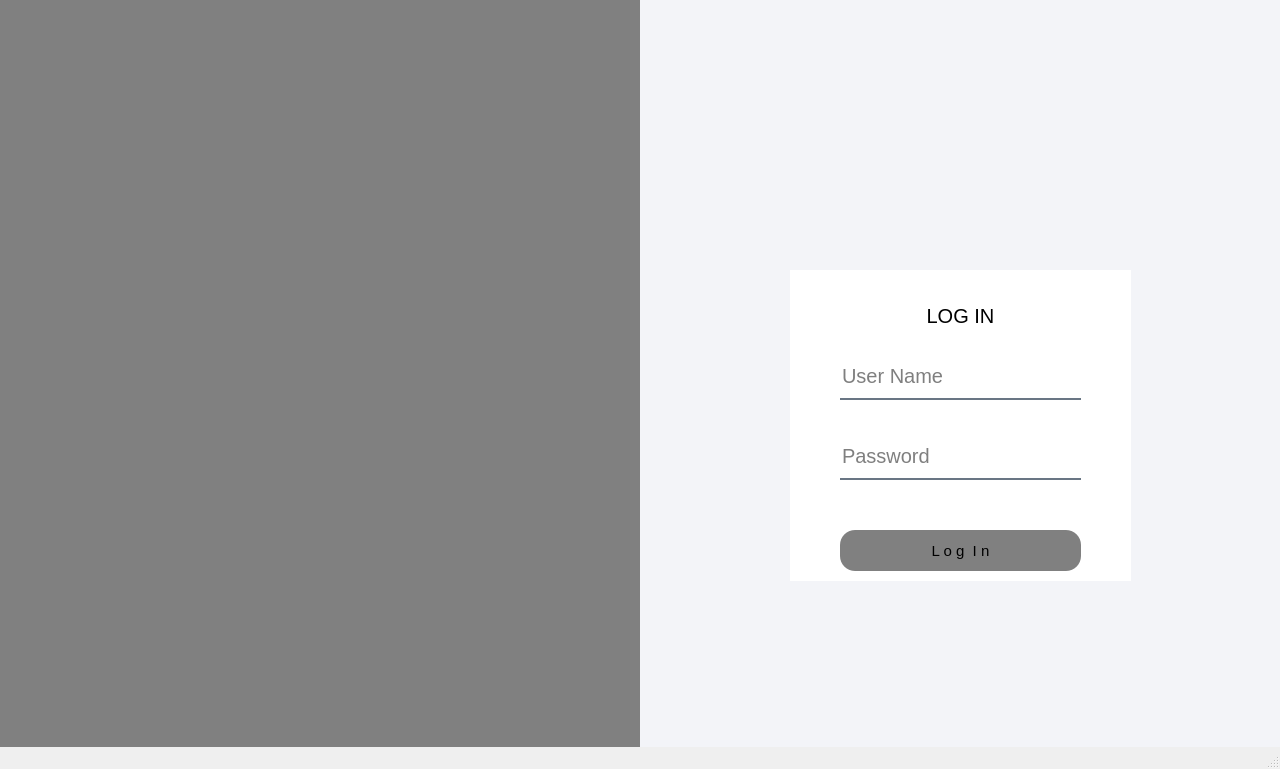
<?xml version="1.0" encoding="UTF-8"?>
<ui version="4.0">
 <class>Login</class>
 <widget class="QMainWindow" name="Login">
  <property name="geometry">
   <rect>
    <x>0</x>
    <y>0</y>
    <width>1280</width>
    <height>769</height>
   </rect>
  </property>
  <property name="windowTitle">
   <string>MainWindow</string>
  </property>
  <widget class="QWidget" name="centralwidget">
   <property name="styleSheet">
    <string notr="true"/>
   </property>
   <layout class="QHBoxLayout" name="horizontalLayout">
    <property name="spacing">
     <number>0</number>
    </property>
    <property name="leftMargin">
     <number>0</number>
    </property>
    <property name="topMargin">
     <number>0</number>
    </property>
    <property name="rightMargin">
     <number>0</number>
    </property>
    <property name="bottomMargin">
     <number>0</number>
    </property>
    <item>
     <widget class="QWidget" name="widget_3" native="true">
      <property name="styleSheet">
       <string notr="true">background-image: url(:/icons/login.png);
background-repeat:no-repeat;
background-position:center;
background-color:grey;</string>
      </property>
     </widget>
    </item>
    <item>
     <widget class="QWidget" name="widget_2" native="true">
      <property name="styleSheet">
       <string notr="true">background-color: rgb(243, 244, 248);</string>
      </property>
      <widget class="QWidget" name="widget" native="true">
       <property name="geometry">
        <rect>
         <x>150</x>
         <y>270</y>
         <width>341</width>
         <height>311</height>
        </rect>
       </property>
       <property name="styleSheet">
        <string notr="true">background-color:white;
border: 2px solid rgba(255, 255, 255, .2);

box_shadow: 0 0 10px rgba(0, 0, 0, .2);</string>
       </property>
       <widget class="QLabel" name="label_3">
        <property name="geometry">
         <rect>
          <x>50</x>
          <y>30</y>
          <width>241</width>
          <height>31</height>
         </rect>
        </property>
        <property name="styleSheet">
         <string notr="true">font-size:20px;
color:black;</string>
        </property>
        <property name="text">
         <string>LOG IN</string>
        </property>
        <property name="alignment">
         <set>Qt::AlignmentFlag::AlignCenter</set>
        </property>
       </widget>
       <widget class="QLineEdit" name="lineEdit_username">
        <property name="geometry">
         <rect>
          <x>50</x>
          <y>90</y>
          <width>241</width>
          <height>40</height>
         </rect>
        </property>
        <property name="minimumSize">
         <size>
          <width>200</width>
          <height>40</height>
         </size>
        </property>
        <property name="font">
         <font>
          <pointsize>-1</pointsize>
          <underline>false</underline>
         </font>
        </property>
        <property name="styleSheet">
         <string notr="true">background-color:rgba(0,0,0,0);
border:none;
border-bottom:2px solid rgba(105,118,132,255);
color:rgba(255,255,255,230);
padding-bottom:7px;
font-size:20px;
color:black;</string>
        </property>
        <property name="text">
         <string/>
        </property>
        <property name="readOnly">
         <bool>false</bool>
        </property>
        <property name="placeholderText">
         <string>User Name</string>
        </property>
       </widget>
       <widget class="QLineEdit" name="lineEdit_password">
        <property name="geometry">
         <rect>
          <x>50</x>
          <y>170</y>
          <width>241</width>
          <height>40</height>
         </rect>
        </property>
        <property name="minimumSize">
         <size>
          <width>200</width>
          <height>40</height>
         </size>
        </property>
        <property name="styleSheet">
         <string notr="true">background-color:rgba(0,0,0,0);
border:none;
border-bottom:2px solid rgba(105,118,132,255);
color:rgba(255,255,255,230);
padding-bottom:7px;
font-size:20px;
color:black;</string>
        </property>
        <property name="text">
         <string/>
        </property>
        <property name="echoMode">
         <enum>QLineEdit::EchoMode::Password</enum>
        </property>
        <property name="placeholderText">
         <string>Password</string>
        </property>
       </widget>
       <widget class="QPushButton" name="pushButton_login">
        <property name="geometry">
         <rect>
          <x>50</x>
          <y>260</y>
          <width>241</width>
          <height>41</height>
         </rect>
        </property>
        <property name="styleSheet">
         <string notr="true">QPushButton
{
background-color:grey;
font-size:15px;
border-radius:15px;
}
QPushButton:hover
{
background-color:#4CAF50;
color:white;
}
QPushButton:pressed{
margin-left:1%px;

}
</string>
        </property>
        <property name="text">
         <string>L o g  I n</string>
        </property>
       </widget>
      </widget>
      <widget class="QPushButton" name="pushButton_close">
       <property name="geometry">
        <rect>
         <x>600</x>
         <y>0</y>
         <width>41</width>
         <height>41</height>
        </rect>
       </property>
       <property name="font">
        <font>
         <bold>true</bold>
        </font>
       </property>
       <property name="styleSheet">
        <string notr="true">QPushButton:Hover
{
text-align:centre;
border:2px solid black;
background-color:rgb(241,92,34);
border-radius:0px;
}
QPushButton:Pressed
{
margin-left:1px;
}
QPushButton{
 qproperty-icon: url(:/icons/close.png);
qproperty-iconSize: 50px 50px;  
border:0px;

}</string>
       </property>
       <property name="text">
        <string/>
       </property>
      </widget>
     </widget>
    </item>
   </layout>
  </widget>
  <widget class="QStatusBar" name="statusbar"/>
 </widget>
 <resources/>
 <connections/>
</ui>
